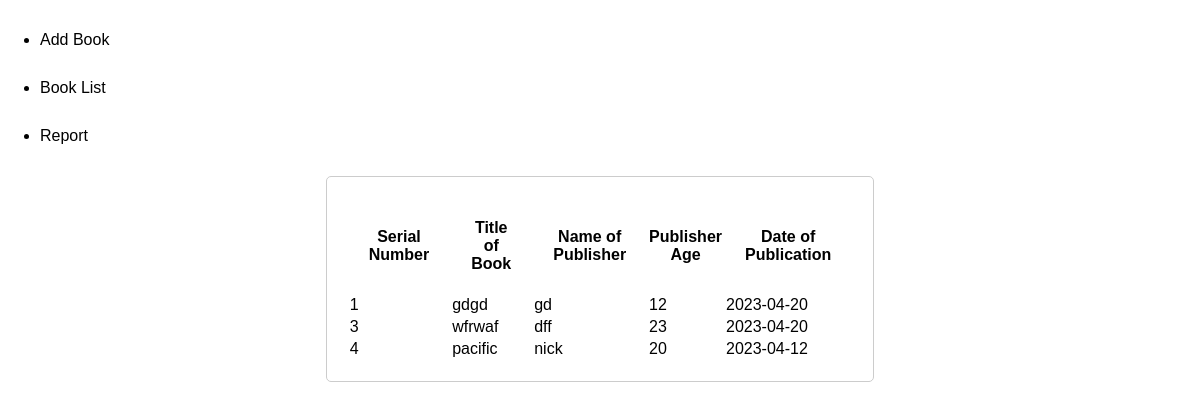
Screenshot of /report with the database file from the repository.
### my_app/__init__.py (models this page shows, shortened)
class Book(db.Model):
    id = db.Column(db.Integer, primary_key=True)
    name = db.Column(db.String(200), nullable=False)
    publisher_name = db.Column(db.String(200), nullable=False)
    publisher_age = db.Column(db.Integer, nullable=False)
    publish_date = db.Column(db.Date, nullable=False)
    book_type = db.Column(db.String(50), nullable=False)

### my_app/__init__.py (the view)
@app.route('/report')
def report():
    books = Book.query.order_by(Book.id)
    return render_template('report.html', books=books)

### my_app/templates/report.html
{% extends 'base.html' %}
{% block head %}
<link rel="stylesheet" href="{{url_for('static', filename='css/entry.css')}}">
<link rel="stylesheet" href="{{url_for('static', filename='css/main.css')}}">
{% endblock %}
{% block body %}
<div class="container-report">
    <table class="card">
        <tr>
          <th class="header">Serial Number</th>
          <th class="header">Title of Book</th>
          <th class="header">Name of Publisher</th>
          <th class="'header">Publisher Age</th>
          <th class="header">Date of Publication</th>
        </tr>
      <tbody>
        {% for book in books %}
          <tr>
            <td>{{ book.id }}</td>
            <td>{{ book.name }}</td>
            <td>{{ book.publisher_name }}</td>
            <td>{{book.publisher_age}}</td>
            <td>{{ book.publish_date }}</td>
          </tr>
        {% endfor %}
      </tbody>
    </table>
</div>
{% endblock %}

### my_app/templates/base.html (shortened to what this page needs)
<!DOCTYPE html>
<html lang="en">
<head>
    <link rel="stylesheet" href="{{url_for('static', filename='css/main.css')}}">
    {% block head %}{% endblock %}
</head>
<body>
    <nav>
        <ul>
            <li><a href="/">Add Book</a></li>
            <li><a href="/booklist">Book List</a></li>
            <li><a href="/report">Report</a></li>
        </ul>
    </nav>
    {% block body %}{% endblock %}
</body>
</html>

### my_app/static/css/main.css (style rules this page uses)
body { margin: 0; font-family: Arial, Helvetica, sans-serif; }
.header { padding: 20px; }

### my_app/static/css/entry.css (style rules this page uses)
.container-report { display: flex; justify-content: center; align-items: center; }
.card { width: 400px; padding: 20px; border: 1px solid #ccc; border-radius: 5px; }
.header { padding: 10px; }
a { flex: 1; text-decoration: none; outline: none; text-align: center; line-height: 3; }
a:link, a:visited, a:focus { color: black; }

### rows the page displays
Book: id "1", name "gdgd", publisher_name "gd", publisher_age "12", publish_date "2023-04-20"
Book: id "3", name "wfrwaf", publisher_name "dff", publisher_age "23", publish_date "2023-04-20"
Book: id "4", name "pacific", publisher_name "nick", publisher_age "20", publish_date "2023-04-12"
